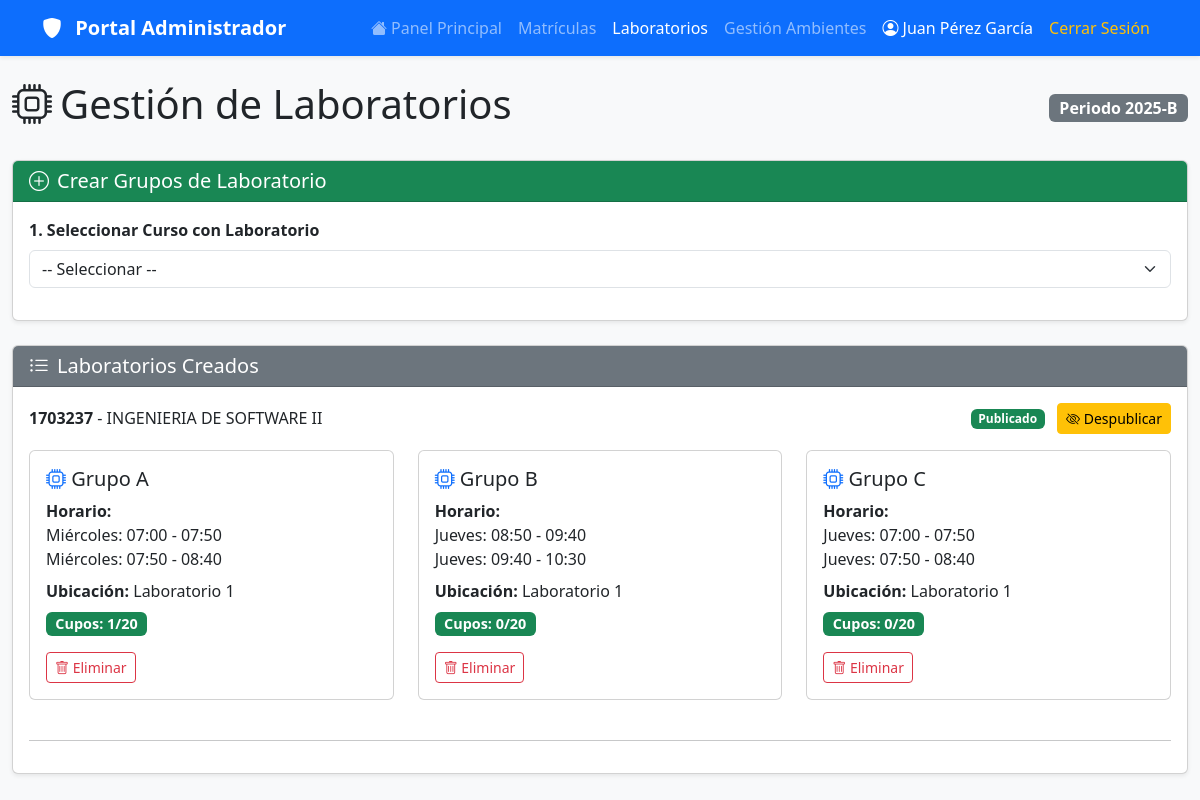
Page /secretaria/laboratorios/ (signed in) on the earlier database version.
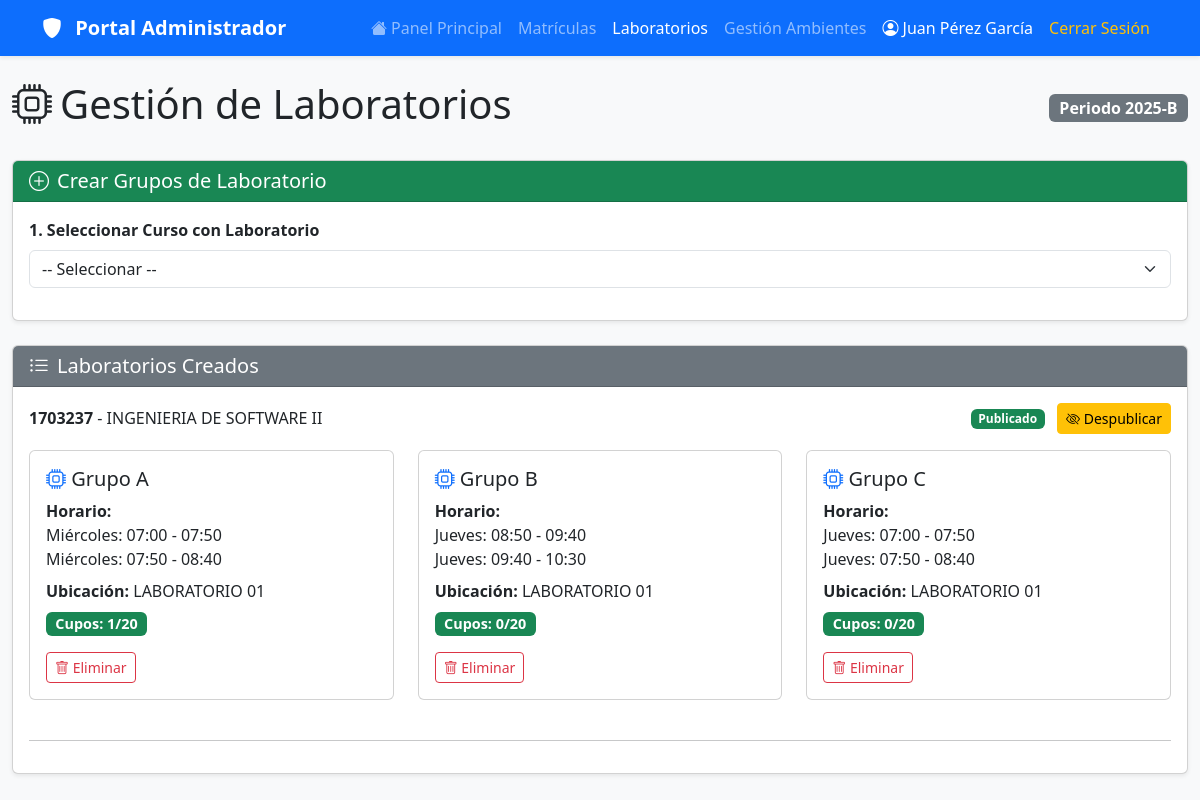
Same page on the later database version.
### app/models/laboratorio/models.py (models this page shows, shortened)
class LaboratorioGrupo(models.Model):
    GRUPOS_CHOICES = [
        ('A', 'Grupo A'),
        ('B', 'Grupo B'),
        ('C', 'Grupo C'),
        ('D', 'Grupo D'),
        ('E', 'Grupo E'),
    ]
    curso = models.ForeignKey(
        Curso,
        on_delete=models.CASCADE,
        related_name='laboratorios_grupos'
    )
    grupo = models.CharField(
        max_length=1,
        choices=GRUPOS_CHOICES,
        help_text='Grupo del laboratorio (A, B, C, D, E)'
    )
    horario = models.ForeignKey(
        Horario,
        on_delete=models.CASCADE,
        related_name='laboratorio_grupo',
        help_text='Horario asignado a este grupo de laboratorio'
    )
    capacidad_maxima = models.IntegerField(
        default=20,
        help_text='Capacidad máxima de estudiantes (por defecto 20)'
    )
    periodo_academico = models.CharField(
        max_length=10,
        default='2025-B'
    )
    publicado = models.BooleanField(
        default=False,
        help_text='Si está publicado, los estudiantes pueden matricularse'
    )
    fecha_creacion = models.DateTimeField(auto_now_add=True)
    fecha_publicacion = models.DateTimeField(null=True, blank=True)
    es_grupo_adicional = models.BooleanField(
        default=False,
        help_text='Si es True, cualquier estudiante puede matricularse (grupos C, D, E)'
    )
    class Meta:
        db_table = 'laboratorio_grupo'
        verbose_name = 'Grupo de Laboratorio'
        verbose_name_plural = 'Grupos de Laboratorio'
        unique_together = ['curso', 'grupo', 'periodo_academico']
        ordering = ['curso', 'grupo']
    def cupos_disponibles(self):
        from app.models.matricula_horario.models import MatriculaHorario
        matriculados = MatriculaHorario.objects.filter(
            horario=self.horario,
            estado='MATRICULADO'
        ).count()
        return self.capacidad_maxima - matriculados
    def cupos_ocupados(self):
        from app.models.matricula_horario.models import MatriculaHorario
        return MatriculaHorario.objects.filter(
            horario=self.horario,
            estado='MATRICULADO'
        ).count()

### app/models/horario/models.py (models this page shows, shortened)
class Horario(models.Model):
    DIAS_SEMANA = [
        (1, 'Lunes'),
        (2, 'Martes'),
        (3, 'Miércoles'),
        (4, 'Jueves'),
        (5, 'Viernes'),
        (6, 'Sábado'),
        (7, 'Domingo'),
    ]
    TIPO_CLASE = [
        ('TEORIA', 'Teoría'),
        ('PRACTICA', 'Práctica'),
        ('LABORATORIO', 'Laboratorio'),
        ('RESERVA', 'Reserva de Ambiente'),
    ]
    curso = models.ForeignKey(
        Curso,
        on_delete=models.CASCADE,
        related_name='horarios',
        null=True,
        blank=True
    )
    profesor = models.ForeignKey(
        Profesor,
        on_delete=models.SET_NULL,
        null=True,
        related_name='horarios'
    )
    ubicacion = models.ForeignKey(
        Ubicacion,
        on_delete=models.SET_NULL,
        null=True,
        related_name='horarios'
    )
    dia_semana = models.IntegerField(choices=DIAS_SEMANA)
    hora_inicio = models.TimeField()
    hora_fin = models.TimeField()
    tipo_clase = models.CharField(max_length=20, choices=TIPO_CLASE)
    periodo_academico = models.CharField(max_length=20)
    grupo = models.CharField(max_length=10, default='A')
    fecha_inicio = models.DateField()
    fecha_fin = models.DateField()
    is_active = models.BooleanField(default=True)
    observaciones = models.TextField(blank=True, null=True)
    es_reserva_extra = models.BooleanField(default=False)
    class Meta:
        db_table = 'horario'
        verbose_name = 'Horario'
        verbose_name_plural = 'Horarios'
        ordering = ['dia_semana', 'hora_inicio']

### app/models/asistencia/models.py (models this page shows, shortened)
class Ubicacion(models.Model):
    TIPO_UBICACION = [
        ('AULA', 'Aula'),
        ('LABORATORIO', 'Laboratorio'),
        ('AUDITORIO', 'Auditorio'),
        ('BIBLIOTECA', 'Biblioteca'),
        ('VIRTUAL', 'Virtual'),
    ]
    codigo = models.CharField(max_length=20, unique=True, primary_key=True)
    nombre = models.CharField(max_length=100)
    tipo = models.CharField(max_length=20, choices=TIPO_UBICACION)
    pabellon = models.CharField(max_length=50, blank=True, null=True)
    piso = models.IntegerField(null=True, blank=True)
    capacidad = models.IntegerField(default=30)
    tiene_proyector = models.BooleanField(default=False)
    tiene_computadoras = models.BooleanField(default=False)
    descripcion = models.TextField(blank=True, null=True)
    is_active = models.BooleanField(default=True)
    class Meta:
        db_table = 'ubicacion'
        verbose_name = 'Ubicación'
        verbose_name_plural = 'Ubicaciones'

### app/models/curso/models.py (models this page shows, shortened)
class Curso(models.Model):
    codigo = models.CharField(max_length=20, unique=True, primary_key=True)
    nombre = models.CharField(max_length=200)
    descripcion = models.TextField(blank=True, null=True)
    creditos = models.IntegerField(default=3)
    horas_teoria = models.IntegerField(default=2)
    horas_practica = models.IntegerField(default=2)
    horas_laboratorio = models.IntegerField(default=0)
    semestre_recomendado = models.IntegerField(default=1)
    escuela = models.ForeignKey(
        Escuela,
        on_delete=models.PROTECT,
        related_name='cursos'
    )
    prerequisitos = models.ManyToManyField(
        'self',
        symmetrical=False,
        related_name='cursos_siguientes',
        blank=True
    )
    fecha_creacion = models.DateTimeField(auto_now_add=True)
    fecha_actualizacion = models.DateTimeField(auto_now=True)
    is_active = models.BooleanField(default=True)
    tiene_grupo_b = models.BooleanField(
        default=False,
        help_text='Si el curso tiene dos grupos (A y B)'
    )
    class Meta:
        db_table = 'curso'
        verbose_name = 'Curso'
        verbose_name_plural = 'Cursos'
        ordering = ['codigo']

### app/models/laboratorio/views.py (the view, shortened to what this page needs)
@never_cache
@login_required
def secretaria_laboratorios(request):
    if not hasattr(request.user, 'tipo_usuario'):
        messages.error(request, 'No tiene permisos para acceder a esta página.')
        return redirect('login')
    tipo = request.user.tipo_usuario.nombre
    if tipo not in ['Administrador', 'Secretaria']:
        messages.error(request, 'Solo administradores y secretarias pueden gestionar laboratorios.')
        return redirect('login')
    cursos_con_lab = Curso.objects.filter(
        horas_laboratorio__gt=0,
        is_active=True
    ).order_by('codigo')
    laboratorios = LaboratorioGrupo.objects.all().select_related(
        'curso', 'horario', 'horario__ubicacion'
    ).order_by('curso__codigo', 'grupo')
    labs_por_curso = {}
    for lab in laboratorios:
        if lab.curso.codigo not in labs_por_curso:
            labs_por_curso[lab.curso.codigo] = []
        todos_horarios_grupo = Horario.objects.filter(
            curso=lab.curso,
            grupo=lab.grupo,
            tipo_clase='LABORATORIO',
            is_active=True,
            periodo_academico='2025-B'
        ).order_by('dia_semana', 'hora_inicio')
        lab.horarios_completos = list(todos_horarios_grupo)
        labs_por_curso[lab.curso.codigo].append(lab)
    grupos_formalizados = set(
        (lab.curso.codigo, lab.grupo)
        for lab in laboratorios
    )
    horarios_lab_sin_grupo = Horario.objects.filter(
        tipo_clase='LABORATORIO',
        is_active=True,
        periodo_academico='2025-B'
    ).exclude(
        id__in=LaboratorioGrupo.objects.values_list('horario_id', flat=True)
    ).select_related('curso', 'ubicacion', 'profesor').order_by('curso__codigo', 'grupo', 'dia_semana', 'hora_inicio')
    horarios_agrupados = {}
    for horario in horarios_lab_sin_grupo:
        if (horario.curso.codigo, horario.grupo) in grupos_formalizados:
            continue
    labs_creados_auto = []
    if labs_creados_auto:
        print(f"\n✅ Laboratorios creados automáticamente: {', '.join(labs_creados_auto)}")
    else:
        print(f"\n⚠️ No se crearon laboratorios automáticamente")
    context = {
        'usuario': request.user,
        'cursos_con_lab': cursos_con_lab,
        'labs_por_curso': labs_por_curso,
    }
    return render(request, 'secretaria/laboratorios.html', context)

### app/models/usuario/models.py (called while the page is built)
    @property
    def nombre_completo(self):
        return f"{self.nombres} {self.apellidos}"

### Templates/secretaria/laboratorios.html (shortened to what the changed rows need)
{% load static %}
<!doctype html>
<html lang="es">
<head>
    <link href="https://cdn.jsdelivr.net/npm/bootstrap@5.3.2/dist/css/bootstrap.min.css" rel="stylesheet">
    <link rel="stylesheet" href="https://cdn.jsdelivr.net/npm/bootstrap-icons@1.11.1/font/bootstrap-icons.css">
</head>
<body class="bg-light">
    <main class="container-fluid mt-4">
        <div class="d-flex justify-content-between align-items-center mb-4">
            <h1><i class="bi bi-cpu me-2"></i>Gestión de Laboratorios</h1>
        </div>
        <div class="card shadow-sm">
            <div class="card-body">
                {% if labs_por_curso %}
                {% for curso_codigo, labs in labs_por_curso.items %}
                <div class="mb-4">
                    <div class="d-flex justify-content-between align-items-center mb-3">
                        <h6 class="mb-0">
                            <strong>{{ labs.0.curso.codigo }}</strong> - {{ labs.0.curso.nombre }}
                        </h6>
                        <div>
                            {% if labs.0.publicado %}
                            <span class="badge bg-success me-2">Publicado</span>
                            <form method="post" action="{% url 'despublicar_laboratorios' curso_codigo %}"
                                style="display:inline;">
                                <button type="submit" class="btn btn-sm btn-warning">
                                    <i class="bi bi-eye-slash"></i> Despublicar
                                </button>
                            </form>
                            {% endif %}
                        </div>
                    </div>
                    <div class="row">
                        {% for lab in labs %}
                        <div class="col-md-4 mb-3">
                            <div class="card lab-card h-100 {% if lab.es_preliminar %}border-info{% endif %}">
                                <div class="card-body">
                                    <h5 class="card-title">
                                        <i class="bi bi-cpu text-primary"></i> Grupo {{ lab.grupo }}
                                    </h5>
                                    <p class="card-text mb-2">
                                        <strong>Horario:</strong><br>
                                        {% if lab.horarios_completos %}
                                            {% for horario_bloque in lab.horarios_completos %}
                                                {{ horario_bloque.get_dia_semana_display }}: {{ horario_bloque.hora_inicio }} - {{ horario_bloque.hora_fin }}
                                                {% if not forloop.last %}<br>{% endif %}
                                            {% endfor %}
                                        {% else %}
                                            {{ lab.horario.get_dia_semana_display }}<br>
                                            {{ lab.horario.hora_inicio }} - {{ lab.horario.hora_fin }}
                                        {% endif %}
                                    </p>
                                    {% if lab.horario.ubicacion or lab.ubicacion %}
                                    <p class="card-text mb-2">
                                        <strong>Ubicación:</strong>
                                        {% if lab.ubicacion %}
                                            {{ lab.ubicacion.nombre }}
                                        {% else %}
                                            {{ lab.horario.ubicacion.nombre }}
                                        {% endif %}
                                    </p>
                                    {% endif %}
                                    {% if not lab.es_preliminar %}
                                    <p class="card-text">
                                        <span
                                            class="badge badge-cupos {% if lab.cupos_disponibles > 5 %}bg-success{% elif lab.cupos_disponibles > 0 %}bg-warning{% else %}bg-danger{% endif %}">
                                            Cupos: {{ lab.cupos_ocupados }}/{{ lab.capacidad_maxima }}
                                        </span>
                                    </p>
                                    <form method="post" action="{% url 'eliminar_laboratorio' lab.id %}"
                                        onsubmit="return confirm('¿Eliminar este laboratorio?');">
                                        <button type="submit" class="btn btn-sm btn-outline-danger">
                                            <i class="bi bi-trash"></i> Eliminar
                                        </button>
                                    </form>
                                    {% endif %}
                                </div>
                            </div>
                        </div>
                        {% endfor %}
                    </div>
                </div>
                <hr>
                {% endfor %}
                {% else %}
                <p class="text-muted text-center">No hay laboratorios creados aún.</p>
                {% endif %}
            </div>
        </div>
    </main>
</body>
</html>

Differences in the rows shown:
changed through a linked row, LaboratorioGrupo "INGENIERIA DE SOFTWARE II": horario.ubicacion.nombre "Laboratorio 1" → "LABORATORIO 01"
changed through a linked row, LaboratorioGrupo (number 2 of 3 on the later page): horario.ubicacion.nombre "Laboratorio 1" → "LABORATORIO 01"
changed through a linked row, LaboratorioGrupo (number 3 of 3 on the later page): horario.ubicacion.nombre "Laboratorio 1" → "LABORATORIO 01"
